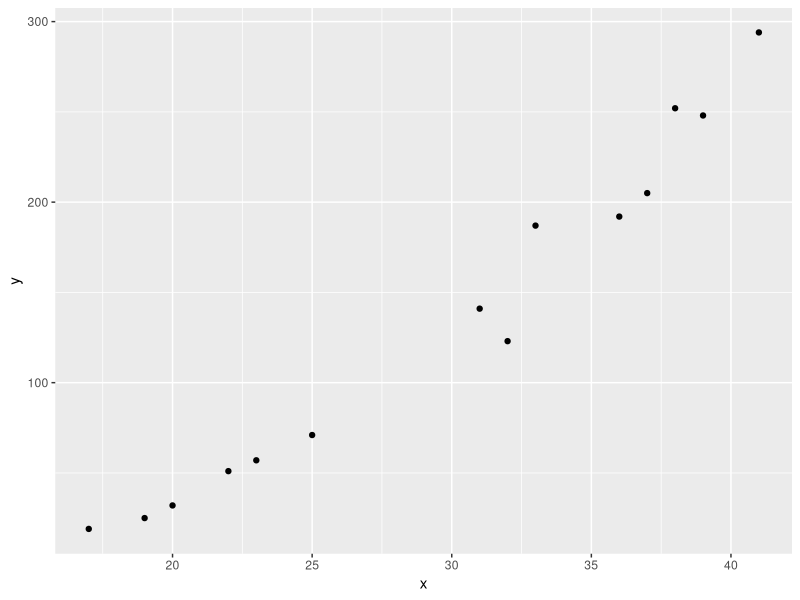
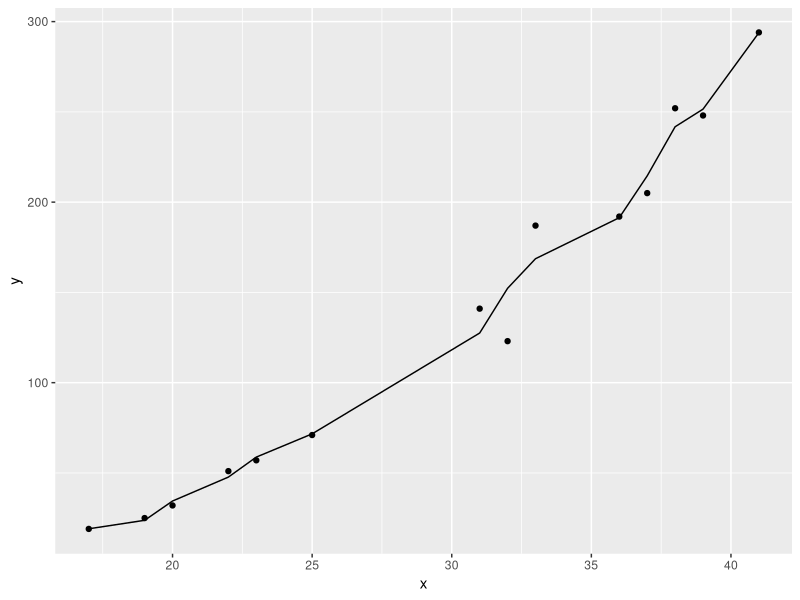
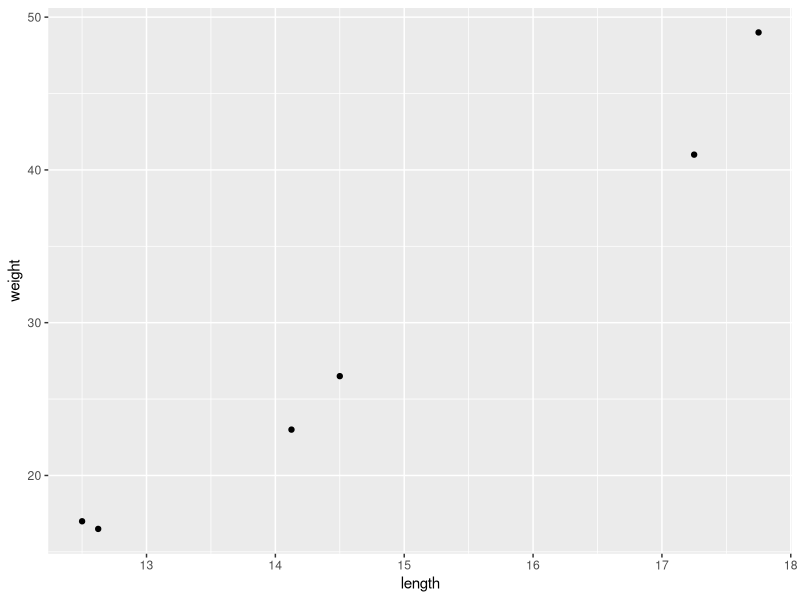
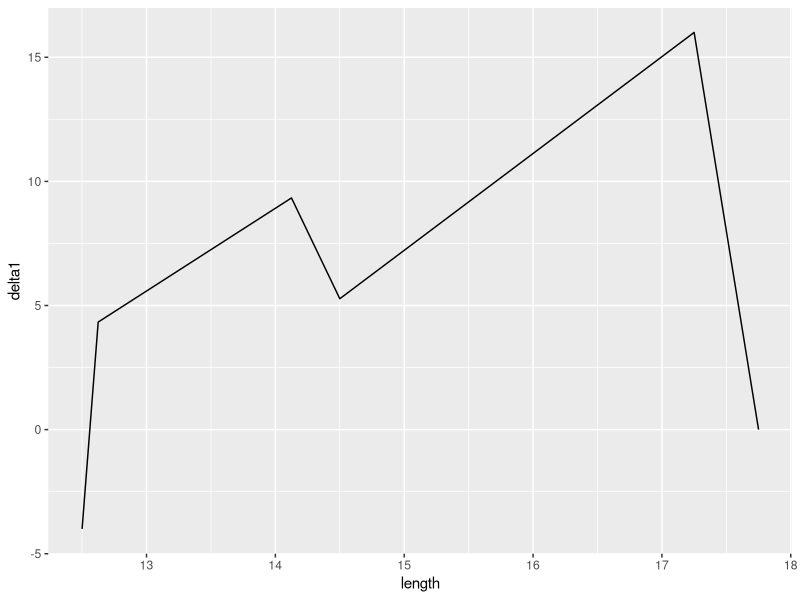
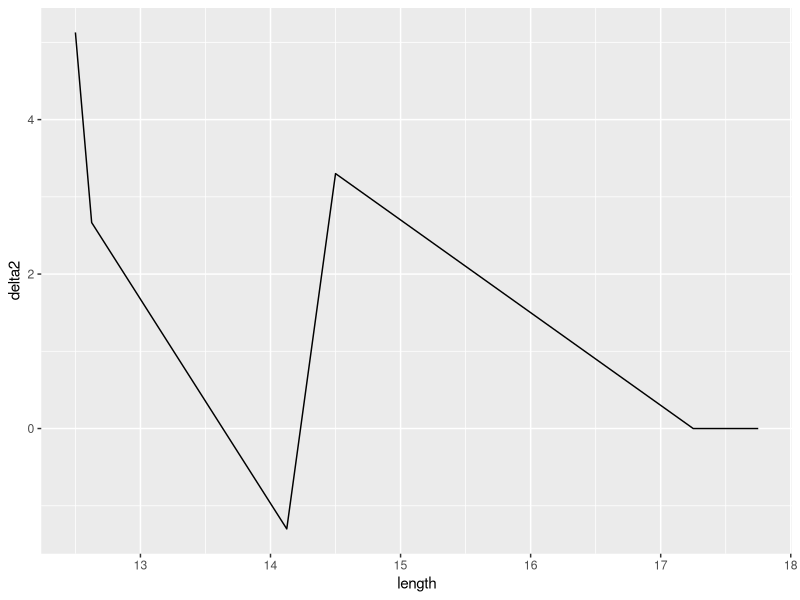
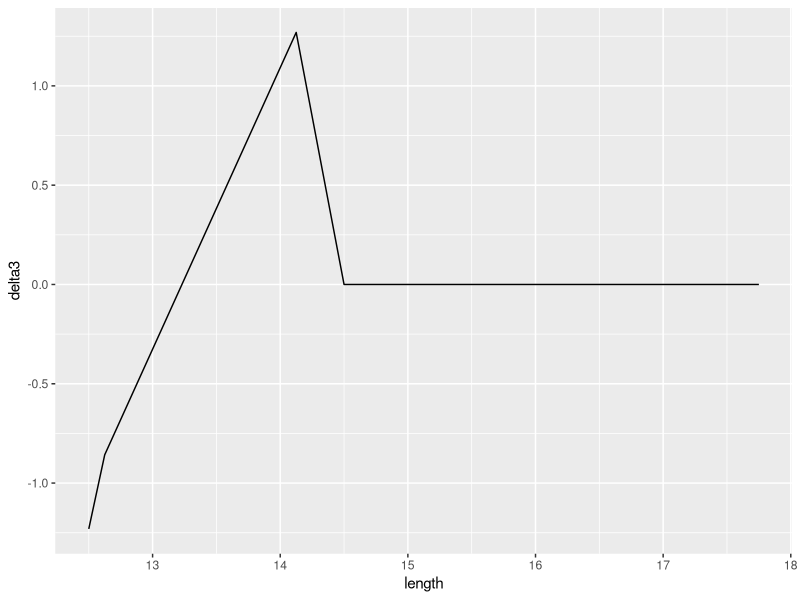
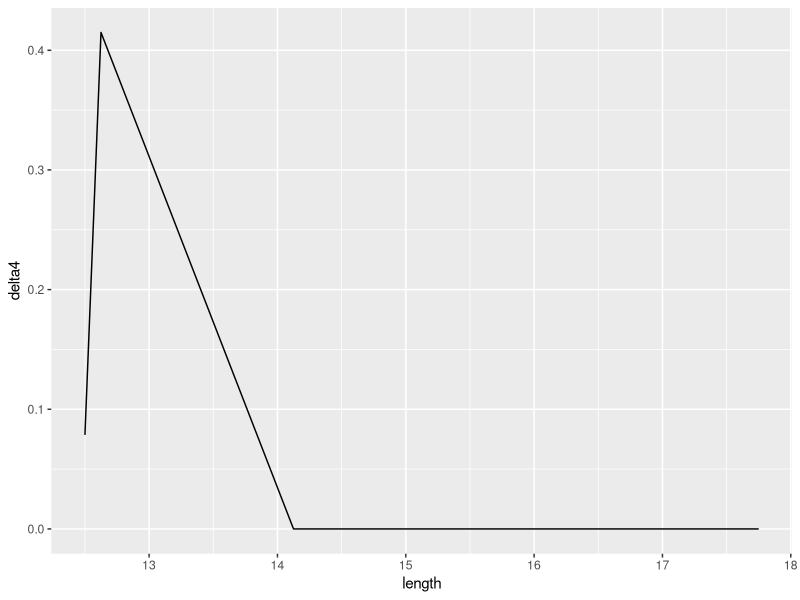
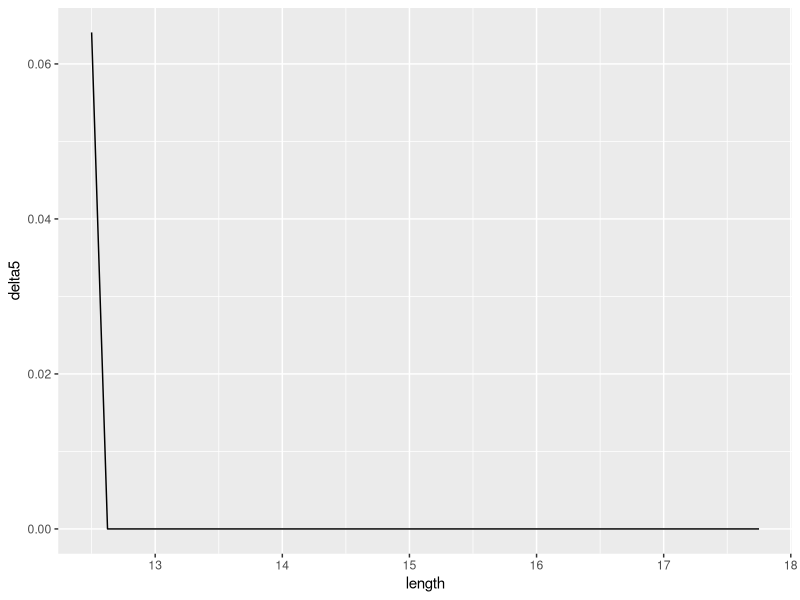

Reproduce these figures in R, in order.
## ---- chunk 1

planets <- data.frame(body = c("Mercury", "Venus", "Earth", "Mars", "Jupiter", 
                               "Saturn", "Uranus", "Neptune"), 
                      period = c(7.6e6, 1.94e7, 3.16e7, 5.94e7, 3.74e8, 9.35e8, 2.64e9, 5.22e9),
                      distance = c(5.79e10, 1.08e11, 1.5e11, 2.28e11, 7.79e11, 1.43e12, 
                                   2.87e12, 4.5e12))



## ---- chunk 2
a <- sum(planets$period^(3/2)*planets$distance)/sum(planets$period^(6/2))

planets$distancest <- a*planets$period^(3/2)

a

## ---- chunk 3

ponderosa <- data.frame(x = c(17, 19, 20, 22, 23, 25, 31, 32, 33, 36, 37, 38, 39, 41),
                        y = c(19, 25, 32, 51, 57, 71, 141, 123, 187, 192, 205, 252, 248, 294))

library(ggplot2)

ggplot(ponderosa, aes(x=x, y=y)) + geom_point()

## ---- chunk 4

summary(lm(y ~ poly(x, 13, raw=TRUE), data=ponderosa))

coefficients <- as.vector(lm(y ~ poly(x, 13, raw=TRUE), data=ponderosa)$coefficients)

coefficients # some are NA, so I'll remove those terms

ggplot(ponderosa) + geom_point(aes(x=x, y=y)) + geom_line(aes(x=x, y=
  coefficients[1] + coefficients[2]*x + coefficients[3]*x^2 +
    coefficients[4]*x^3 + coefficients[5]*x^4 + coefficients[6]*x^5 + 
    coefficients[7]*x^6 + coefficients[8]*x^7 + coefficients[9]*x^8 +
    coefficients[11]*x^10 +
    coefficients[13]*x^12))

## ---- chunk 5

bass <- data.frame(length = c(12.5, 12.625, 14.125, 14.5, 17.25, 17.75),
                   weight = c(17, 16.5, 23, 26.5, 41, 49))

bassdelta1 <- (tail(bass$weight, -1) - head(bass$weight, -1))/
  (tail(bass$length, -1) - head(bass$length, -1))

bassdelta2 <- (tail(bassdelta1, -1) - head(bassdelta1, -1))/
  (tail(bass$length, -2) - head(bass$length, -2))

bassdelta3 <- (tail(bassdelta2, -1) - head(bassdelta2, -1))/
  (tail(bass$length, -3) - head(bass$length, -3))

bassdelta4 <- (tail(bassdelta3, -1) - head(bassdelta3, -1))/
  (tail(bass$length, -4) - head(bass$length, -4))

bassdelta5 <- (tail(bassdelta4, -1) - head(bassdelta4, -1))/
  (tail(bass$length, -5) - head(bass$length, -5))


bass$delta1 <- c(bassdelta1, 0)
bass$delta2 <- c(bassdelta2, rep(0,2))
bass$delta3 <- c(bassdelta3, rep(0,3))
bass$delta4 <- c(bassdelta4, rep(0,4))
bass$delta5 <- c(bassdelta5, rep(0,5))

bass

## ---- chunk 6

ggplot(bass, aes(x=length, y=weight)) + geom_point()

## ---- chunk 7

bass

## ---- chunk 8

ggplot(bass, aes(x=length, y=delta1)) + geom_line()
ggplot(bass, aes(x=length, y=delta2)) + geom_line()
ggplot(bass, aes(x=length, y=delta3)) + geom_line()
ggplot(bass, aes(x=length, y=delta4)) + geom_line()
ggplot(bass, aes(x=length, y=delta5)) + geom_line()

## ---- chunk 9

bassmodel <- lm(weight ~ length, data=bass)

coefficients <- bassmodel$coefficients

bass$bassest <- coefficients[1] + coefficients[2]*bass$length

ggplot(bass) + geom_point(aes(x=length, y=weight)) + geom_line(aes(x=length, y=bassest))

## ---- chunk 10

bassmodelquad <- lm(weight ~ poly(length, 2, raw=TRUE), data=bass)

coefficients <- bassmodelquad$coefficients

bass$bassestquad <- coefficients[1] + coefficients[2]*bass$length + coefficients[3]*bass$length^2

ggplot(bass) + geom_point(aes(x=length, y=weight)) + geom_line(aes(x=length, y=bassestquad))

## ---- chunk 11

bassmodelquart <- lm(weight ~ poly(length, 4, raw=TRUE), data=bass)

coefficients <- bassmodelquart$coefficients

bass$bassestquart <- coefficients[1] + coefficients[2]*bass$length + coefficients[3]*bass$length^2 +
  coefficients[4]*bass$length^3 + coefficients[5]*bass$length^4

ggplot(bass) + geom_point(aes(x=length, y=weight)) + geom_line(aes(x=length, y=bassestquart))


## ---- chunk 12
residuals <- data.frame(linear = bassmodel$residuals, quadratic = bassmodelquad$residuals, 
                        quartic = bassmodelquart$residuals, datapoint = seq(1,6))

library(reshape2)

ggplot(melt(residuals, id="datapoint"), aes(x=datapoint, y=value, color=variable)) + geom_line()

